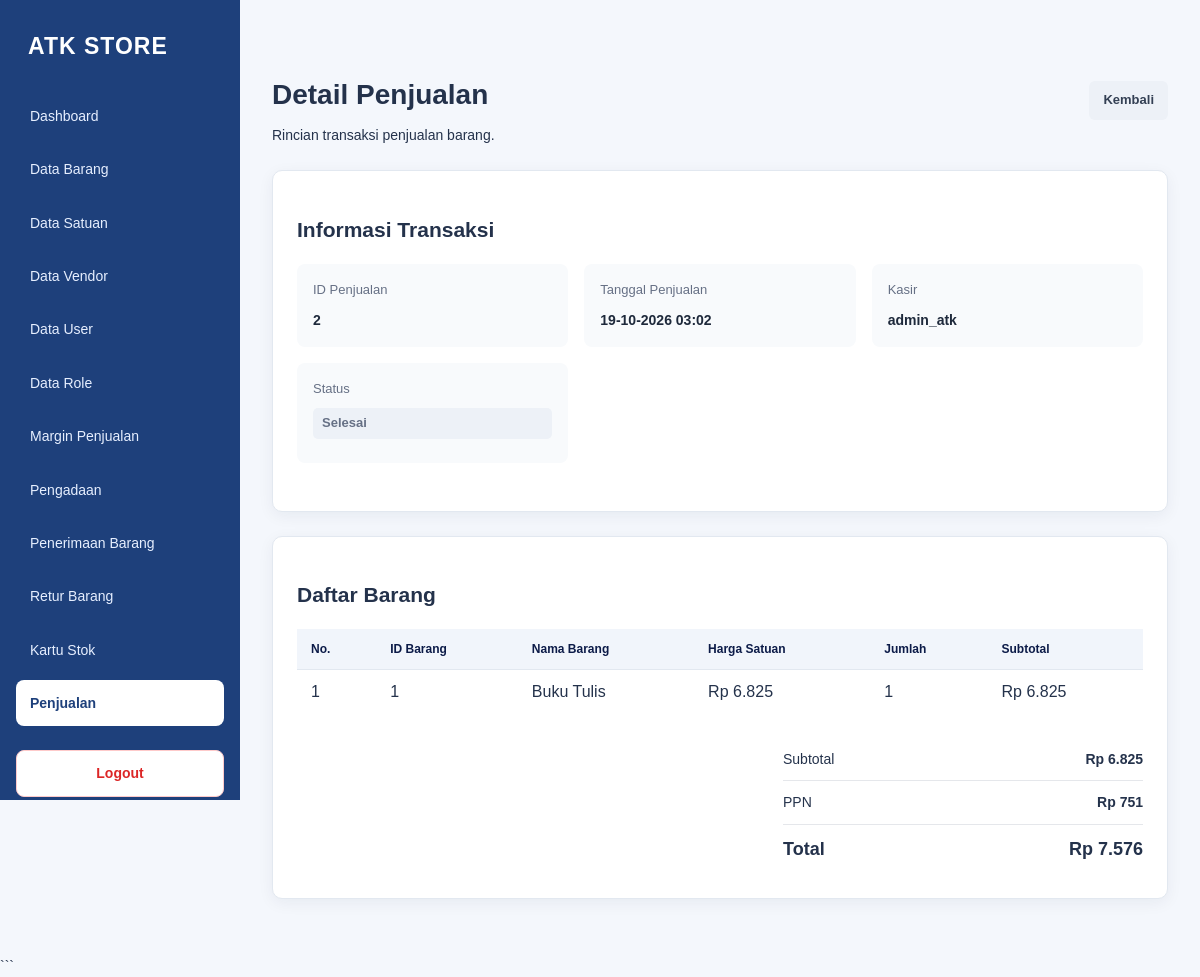
The app's page /detail_penjualan.php?id=2 (signed in) with its own data.
### tables this page shows
CREATE TABLE `penjualan` (
  `idpenjualan` int(11) NOT NULL,
  `created_at` timestamp NOT NULL DEFAULT current_timestamp(),
  `subtotal_nilai` int(11) NOT NULL,
  `ppn` int(11) NOT NULL,
  `total_nilai` int(11) NOT NULL,
  `iduser` int(11) NOT NULL,
  `idmargin_penjualan` int(11) NOT NULL,
  `status` tinyint(4) NOT NULL,
  `updated_at` timestamp NOT NULL DEFAULT current_timestamp() ON UPDATE current_timestamp()
);

CREATE TABLE `user` (
  `iduser` int(11) NOT NULL,
  `username` varchar(45) DEFAULT NULL,
  `password` varchar(100) DEFAULT NULL,
  `idrole` int(11) DEFAULT NULL
);

CREATE TABLE `detail_penjualan` (
  `iddetail_penjualan` bigint(20) NOT NULL,
  `harga_satuan` int(11) NOT NULL,
  `jumlah` int(11) NOT NULL,
  `subtotal` int(11) NOT NULL,
  `penjualan_idpenjualan` int(11) NOT NULL,
  `idbarang` int(11) NOT NULL
);

CREATE TABLE `barang` (
  `idbarang` int(11) NOT NULL,
  `jenis` char(1) DEFAULT NULL,
  `nama` varchar(45) DEFAULT NULL,
  `idsatuan` int(11) DEFAULT NULL,
  `status` tinyint(4) DEFAULT NULL,
  `harga` int(11) DEFAULT NULL
);

### detail_penjualan.php (the view, shortened to what this page needs)
<?php
require 'config/database.php';
$idPenjualan = filter_input(
    INPUT_GET,
    'id',
    FILTER_VALIDATE_INT
);
$sqlPenjualan = "SELECT
                    p.idpenjualan,
                    p.created_at,
                    p.subtotal_nilai,
                    p.ppn,
                    p.total_nilai,
                    p.status,
                    u.username
                 FROM penjualan AS p
                 LEFT JOIN `user` AS u
                    ON p.iduser = u.iduser
                 WHERE p.idpenjualan = ?";
$stmtPenjualan = $pdo->prepare($sqlPenjualan);
$stmtPenjualan->execute([$idPenjualan]);
$penjualan = $stmtPenjualan->fetch(PDO::FETCH_ASSOC);
$sqlDetail = "SELECT
                d.iddetail_penjualan,
                d.harga_satuan,
                d.jumlah,
                d.subtotal,
                b.idbarang,
                b.nama AS nama_barang,
                b.jenis
              FROM detail_penjualan AS d
              INNER JOIN barang AS b
                ON d.idbarang = b.idbarang
              WHERE d.penjualan_idpenjualan = ?
              ORDER BY d.iddetail_penjualan ASC";
$stmtDetail = $pdo->prepare($sqlDetail);
$stmtDetail->execute([$idPenjualan]);
$daftarDetail = $stmtDetail->fetchAll(PDO::FETCH_ASSOC);
function rupiahDetailPenjualan($nilai)
{
    return 'Rp ' . number_format((float) $nilai, 0, ',', '.');
}
function tanggalDetailPenjualan($tanggal)
{
    $waktu = strtotime($tanggal);
    return $waktu === false
        ? htmlspecialchars((string) $tanggal, ENT_QUOTES, 'UTF-8')
        : date('d-m-Y H:i', $waktu);
}
function labelStatusDetailPenjualan($status)
{
    if ((string) $status === '1') {
        return 'Selesai';
    }
    return 'Status ' . (string) $status;
}
?>
<!DOCTYPE html>
<html lang="id">
<head>
    <link rel="stylesheet" href="assets/style.css?v=105">
</head>
<body>
<?php require 'includes/sidebar.php'; ?>
<main class="main-content">
    <header class="detail-header">
        <div>
            <h1>Detail Penjualan</h1>
            <p>Rincian transaksi penjualan barang.</p>
        </div>
        <a href="data_penjualan.php" class="btn-kembali">
            Kembali
        </a>
    </header>
    <section class="card">
        <h2>Informasi Transaksi</h2>
        <div class="informasi-grid">
            <div class="informasi-item">
                <span>ID Penjualan</span>
                <strong>
                    <?= (int) $penjualan['idpenjualan'] ?>
                </strong>
            </div>
            <div class="informasi-item">
                <span>Tanggal Penjualan</span>
                <strong>
                    <?= tanggalDetailPenjualan($penjualan['created_at']) ?>
                </strong>
            </div>
            <div class="informasi-item">
                <span>Kasir</span>
                <strong>
                    <?= htmlspecialchars(
                        $penjualan['username'] ?? '-',
                        ENT_QUOTES,
                        'UTF-8'
                    ) ?>
                </strong>
            </div>
            <div class="informasi-item">
                <span>Status</span>
                <strong>
                    <span class="status-label">
                        <?= htmlspecialchars(
                            labelStatusDetailPenjualan($penjualan['status']),
                            ENT_QUOTES,
                            'UTF-8'
                        ) ?>
                    </span>
                </strong>
            </div>
        </div>
    </section>
    <section class="card">
        <h2>Daftar Barang</h2>
        <div class="table-wrapper">
            <table>
                <thead>
                    <tr>
                        <th>No.</th>
                        <th>ID Barang</th>
                        <th>Nama Barang</th>
                        <th>Harga Satuan</th>
                        <th>Jumlah</th>
                        <th>Subtotal</th>
                    </tr>
                </thead>
                <tbody>
                    <?php if (count($daftarDetail) > 0): ?>
                        <?php foreach ($daftarDetail as $i => $detail): ?>
                            <tr>
                                <td><?= $i + 1 ?></td>
                                <td>
                                    <?= (int) $detail['idbarang'] ?>
                                </td>
                                <td>
                                    <?= htmlspecialchars(
                                        $detail['nama_barang'] ?? '-',
                                        ENT_QUOTES,
                                        'UTF-8'
                                    ) ?>
                                </td>
                                <td>
                                    <?= rupiahDetailPenjualan(
                                        $detail['harga_satuan']
                                    ) ?>
                                </td>
                                <td>
                                    <?= (int) $detail['jumlah'] ?>
                                </td>
                                <td>
                                    <?= rupiahDetailPenjualan(
                                        $detail['subtotal']
                                    ) ?>
                                </td>
                            </tr>
                        <?php endforeach; ?>
                    <?php endif; ?>
                </tbody>
            </table>
        </div>
        <div class="ringkasan-total">
            <div class="ringkasan-baris">
                <span>Subtotal</span>
                <strong>
                    <?= rupiahDetailPenjualan(
                        $penjualan['subtotal_nilai']
                    ) ?>
                </strong>
            </div>
            <div class="ringkasan-baris">
                <span>PPN</span>
                <strong>
                    <?= rupiahDetailPenjualan($penjualan['ppn']) ?>
                </strong>
            </div>
            <div class="ringkasan-baris total">
                <span>Total</span>
                <strong>
                    <?= rupiahDetailPenjualan(
                        $penjualan['total_nilai']
                    ) ?>
                </strong>
            </div>
        </div>
    </section>
</main>
</body>
</html>

### assets/style.css (style rules this page uses)
:root { --navy: #0c1b48; --sidebar: #1e407b; --sidebar-hover: #2f5fa5; --primary: #1677ff; --primary-hover: #0f5fd1; --background: #f4f7fc; --white: #ffffff; --text: #24324b; --muted: #718096; --border: #e2e8f0; --danger: #dc2626; --danger-hover: #b91c1c; --radius: 10px; --shadow: 0 4px 16px rgba(12, 27, 72, 0.06); }
* { box-sizing: border-box; }
html { min-height: 100%; }
body { margin: 0; font-family: Arial, Helvetica, sans-serif; font-size: 14px; line-height: 1.6; color: var(--text); background: var(--background); }
a { color: inherit; text-decoration: none; }
.main-content { min-height: 100vh; margin-left: 240px; padding: 32px; }
.card { margin-bottom: 24px; padding: 24px; background: var(--white); border: 1px solid var(--border); border-radius: var(--radius); box-shadow: var(--shadow); }
table { width: 100%; border-collapse: collapse; background: var(--white); }
thead { background: #f1f5fb; }
th { padding: 13px 14px; color: var(--navy); border-bottom: 1px solid var(--border); font-size: 12px; font-weight: 800; text-align: left; white-space: nowrap; }
td { padding: 13px 14px; color: var(--text); border-bottom: 1px solid var(--border); vertical-align: middle; }
tbody tr:last-child td { border-bottom: none; }

### detail_penjualan.php (style rules this page uses)
.detail-header { display: flex; justify-content: space-between; align-items: center; gap: 16px; flex-wrap: wrap; margin-bottom: 24px; }
.detail-header h1 { margin-bottom: 6px; }
.detail-header p { margin: 0; }
.btn-kembali { display: inline-block; padding: 9px 14px; border-radius: 6px; background: #edf1f7; color: #344054; text-decoration: none; font-size: 13px; font-weight: 600; white-space: nowrap; }
.informasi-grid { display: grid; grid-template-columns: repeat(3, minmax(0, 1fr)); gap: 16px; margin-bottom: 24px; }
.informasi-item { padding: 16px; background: #f8fafc; border-radius: 8px; }
.informasi-item span { display: block; margin-bottom: 8px; color: #667085; font-size: 13px; }
.informasi-item strong { color: #1e293b; overflow-wrap: anywhere; }
.status-label { display: inline-block; padding: 5px 9px; border-radius: 5px; background: #edf1f7; color: #344054; font-size: 12px; font-weight: 600; }
.ringkasan-total { width: 100%; max-width: 360px; margin: 24px 0 0 auto; }
.ringkasan-baris { display: flex; justify-content: space-between; gap: 16px; padding: 10px 0; border-bottom: 1px solid #e5e7eb; }
.ringkasan-baris.total { border-bottom: none; font-size: 18px; font-weight: 700; }

### records on screen
penjualan: idpenjualan "2", created_at "19-10-2026 03:02", iduser.username "admin_atk", status "Selesai", subtotal_nilai "Rp 6.825", ppn "Rp 751", total_nilai "Rp 7.576"
detail_penjualan: idbarang.idbarang "1", idbarang.nama "Buku Tulis", harga_satuan "Rp 6.825", jumlah "1", subtotal "Rp 6.825"
